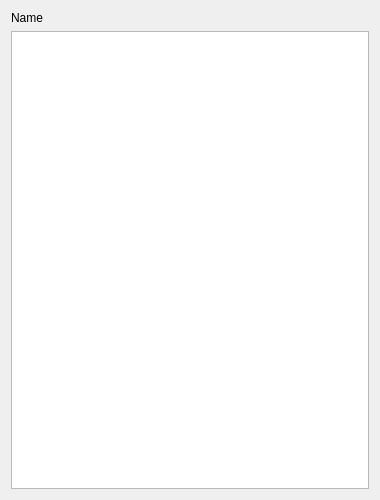
<?xml version="1.0" encoding="UTF-8"?>
<ui version="4.0">
 <class>HoverPopup</class>
 <widget class="QWidget" name="HoverPopup">
  <property name="geometry">
   <rect>
    <x>0</x>
    <y>0</y>
    <width>380</width>
    <height>500</height>
   </rect>
  </property>
  <property name="windowTitle">
   <string>HoverPopup</string>
  </property>
  <layout class="QGridLayout" name="gridLayout">
   <item row="0" column="0">
    <widget class="QLabel" name="labelName">
     <property name="text">
      <string>Name</string>
     </property>
    </widget>
   </item>
   <item row="1" column="0">
    <widget class="QListView" name="listViewValue"/>
   </item>
  </layout>
 </widget>
 <resources/>
 <connections/>
</ui>
